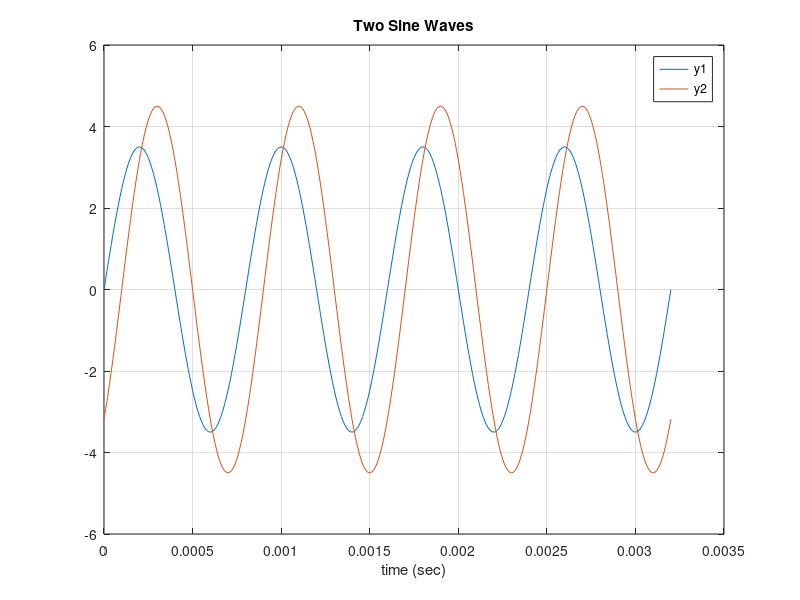

This chart was generated by the following MATLAB code:
% Notes:
% - Understanding the creation and plotting of sinusoidal signals is essential for signal processing and communications.
% - Sinusoidal signals are often represented in terms of amplitude, frequency, and phase.
% - The 'plot' function is used to visualize continuous-time signals in MATLAB.
% - Phase shifts need to be converted from degrees to radians for correct computation.

% Define Time Vector
t = 0:1e-5:4*0.0008; % Create a time vector from 0 to 4 cycles of 0.0008 seconds each

% Define First Sine Wave
y1 = 3.5 * sin(2 * pi * 1250 * t); % Sine wave with amplitude 3.5, frequency 1250 Hz, phase shift 0 degrees

% Define Second Sine Wave
y2 = 4.5 * sin(2 * pi * 1250 * t - 45 * pi / 180); % Sine wave with amplitude 4.5, frequency 1250 Hz, phase shift -45 degrees (converted to radians)

% Plot Both Sine Waves
plot(t, y1, t, y2);
title('Two Sine Waves');
xlabel('time (sec)');
grid;
legend('y1', 'y2');
